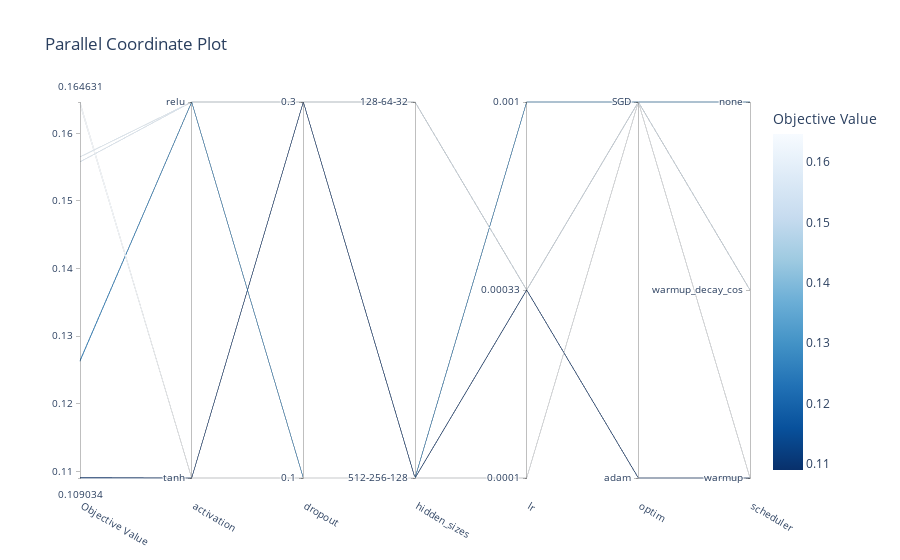

The cell this chart's notebook holds for it:
### Code cell
fig = plot_parallel_coordinate(study)
fig.show()

### Figure 1 — Plotly figure (JSON) as saved in the notebook; plotly's stock layout.template omitted (floating-point values rounded to 4 significant figures)
{"data": [{"dimensions": [{"label": "Objective Value", "range": [0.109, 0.1646], "values": [0.1643, 0.1646, 0.1263, 0.1264, 0.109, 0.1091, 0.1558, 0.1565]}, {"label": "activation", "range": [0, 1], "ticktext": ["tanh", "relu"], "tickvals": [0, 1], "values": [0, 0, 1, 1, 0, 0, 1, 1]}, {"label": "dropout", "range": [0, 1], "ticktext": ["0.1", "0.3"], "tickvals": [0, 1], "values": [0, 0, 0, 0, 1, 1, 1, 1]}, {"label": "hidden_sizes", "range": [0, 1], "ticktext": ["512-256-128", "128-64-32"], "tickvals": [0, 1], "values": [0, 0, 0, 0, 0, 0, 1, 1]}, {"label": "lr", "range": [0, 2], "ticktext": ["0.0001", "0.00033", "0.001"], "tickvals": [0, 1, 2], "values": [0, 0, 2, 2, 1, 1, 1, 1]}, {"label": "optim", "range": [0, 1], "ticktext": ["adam", "SGD"], "tickvals": [0, 1], "values": [1, 1, 1, 1, 0, 0, 1, 1]}, {"label": "scheduler", "range": [0, 2], "ticktext": ["warmup", "warmup_decay_cos", "none"], "tickvals": [0, 1, 2], "values": [0, 0, 2, 2, 0, 0, 1, 1]}], "labelangle": 30, "labelside": "bottom", "line": {"color": [0.1643, 0.1646, 0.1263, 0.1264, 0.109, 0.1091, 0.1558, 0.1565], "colorbar": {"title": {"text": "Objective Value"}}, "colorscale": [[0, "rgb(247,251,255)"], [0.125, "rgb(222,235,247)"], [0.25, "rgb(198,219,239)"], [0.375, "rgb(158,202,225)"], [0.5, "rgb(107,174,214)"], [0.625, "rgb(66,146,198)"], [0.75, "rgb(33,113,181)"], [0.875, "rgb(8,81,156)"], [1, "rgb(8,48,107)"]], "reversescale": true, "showscale": true}, "type": "parcoords"}], "layout": {"title": {"text": "Parallel Coordinate Plot"}}}
